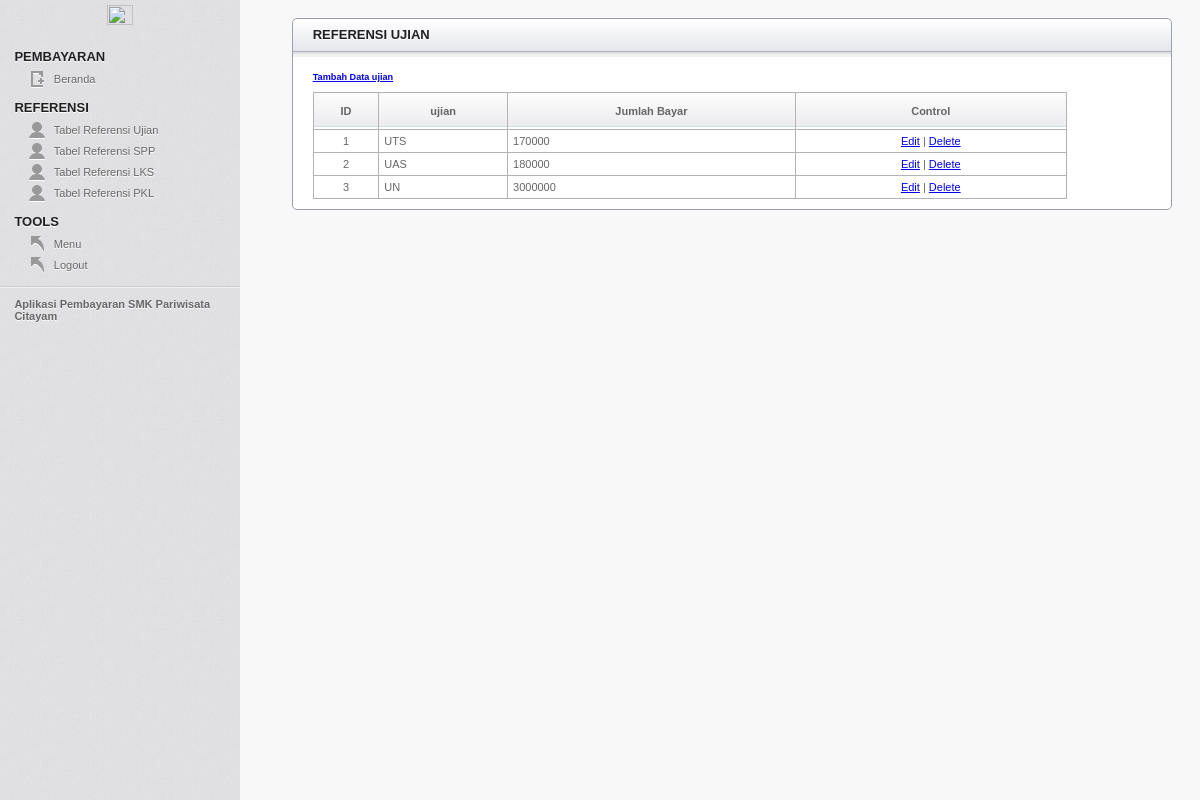
Page /pembayaran/index.php?p=refujian on the committed database.
### tables this page shows
CREATE TABLE `t_ujian` (
  `id_ujian` int(11) NOT NULL,
  `ujian` varchar(11) NOT NULL,
  `jumlah` int(12) NOT NULL
);

### pembayaran/refujian.php (the view, shortened to what this page needs)
<article class="module width_full">
	<header><h3>Referensi ujian</h3></header>
		<div class="module_content">
		<h5><a href="?p=refujian&mod=add">Tambah Data ujian</a></h5>
		<?php
		echo "<table border='1' class='data'><tr><th>ID</th><th>ujian</th><th>Jumlah Bayar</th><th>Control</th></tr>";
		$q_ujian 	= mysqli_query($con, "SELECT * FROM t_ujian ORDER BY id_ujian ASC") or die (mysqli_error($con));
		$j_data 	= mysqli_num_rows($q_ujian);
		if ($j_data == 0) {
			echo "<tr><td id='tengah' colspan='3'>-- Tidak Ada Data --</td></tr>";
		} else {
			$no = 1;
			while ($a_ujian = $q_ujian->fetch_array()) {
				echo "<tr><td id='tengah'>$no</td><td>$a_ujian[1]</td><td>$a_ujian[2]</td>
				<td id='tengah'><a href='?p=refujian&mod=edit&id=$a_ujian[0]'>Edit</a> |
					<a href='?p=refujian&mod=del&id=$a_ujian[0]' onclick=\"return konfirmasi('Menghapus data $a_ujian[1]')\">Delete</a>
				</tr>";
				$no++;
			}
		}
		echo "</table>";
		?>
		</div>
</article>

### pembayaran/css/test.css (style rules this page uses)
html, body, div, map, dt, isindex, form, header, aside, section, section, article, footer { display: block; }
html, body { height: 100%; margin: 0; padding: 0; font-family: Verdana, Helvetica, Arial, sans-serif; background: #F8F8F8; font-size: 11px; }
#main h3 { color: #1F1F20; text-transform: uppercase; text-shadow: 0 1px 0 #fff; font-size: 13px; margin: 8px 20px; }
.module { border: 1px solid #9BA0AF; width: auto; margin-right: 20px; margin-top: 20px; -webkit-border-radius: 5px; -moz-border-radius: 5px; border-radius: 5px; background: #ffffff; }
.module header h3 { display: block; margin: 10px 20px; width: auto; float: left; }
.module header { height: 38px; width: 100%; background: #F1F1F4 url(../images/secondary_bar.png) repeat-x; -webkit-border-top-left-radius: 5px; -webkit-border-top-right-radius: 5px; -moz-border-radius-top-left: 5px; -moz-border-radius-top-right: 5px; border-top-left-radius: 5px; border-top-right-radius: 5px; }
.module_content { margin: 10px 20px; color: #666; }
#tengah { text-align: center; }
.module { border: 1px solid #9BA0AF; width: 100%; margin: 20px 3% 0 3%; margin-top: 20px; -webkit-border-radius: 5px; -moz-border-radius: 5px; border-radius: 5px; background: #ffffff; }
#main .module header h3 { display: block; width: 90%; float: left; }
.module header { height: 38px; width: 100%; background: #F1F1F4 url(../images/secondary_bar.png) repeat-x; -webkit-border-top-left-radius: 5px; -webkit-border-top-right-radius: 5px; -moz-border-radius-topleft: 5px; -moz-border-radius-topright: 5px; border-top-left-radius: 5px; border-top-right-radius: 5px; }
.width_full { width: 95%; }
.data { width: 90%; margin: -5px 0 0 0; border-radius:5px; border: 1px solid #B3B3B3; border-collapse: collapse; }
.data td { margin: 0; padding: 0; border-bottom: 1px solid #B3B3B3; border-collapse: collapse; padding: 5px; }
.data th { height: 34px; background: url(../images/table_sorter_header.png) repeat-x; text-align: center; cursor: pointer; border-collapse: collapse; }

### rows in the picture
t_ujian: ujian "UTS", jumlah "170000"
t_ujian: ujian "UAS", jumlah "180000"
t_ujian: ujian "UN", jumlah "3000000"
